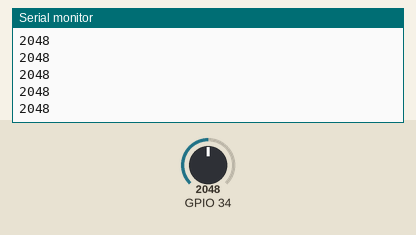
Simulated run of this sketch. Board: ESP32. On the bench: the last lines printed to the serial monitor. The inputs (shaded band) are chosen by the test bench; at power-on: GPIO 34 = 2048.

Above: at 1.2 s.
1.3 s: GPIO 34 set to 2866
At 1.8 s:
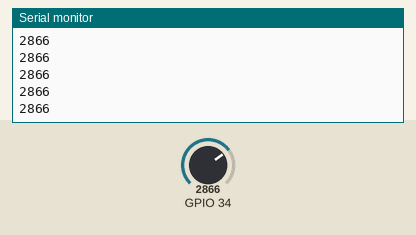
2.8 s: GPIO 34 set to 3603
At 3.4 s:
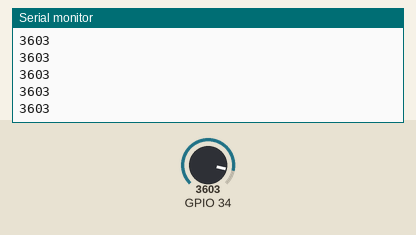
Timing chart, 0 to 5.8 s (numbered marks = the images above; inputs shaded):
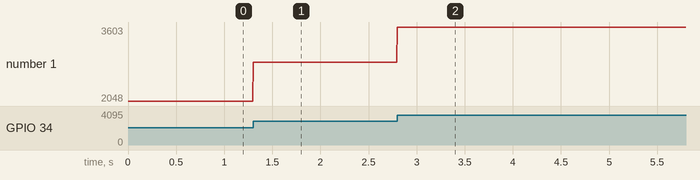

The sketch:

POTT_COT.ino
```cpp
void setup() {
  pinMode(34,INPUT);
  Serial.begin(9600);
}

void loop() {
  int data = analogRead(34);
  Serial.println(data);

}
```

Measured:
- after the input at 1.3 s, the serial monitor: prints a new line at once (image 1)
- after the input at 2.8 s, the serial monitor: prints a new line at once (image 2)
- plotted number 1: 2048 → 2866 after the input at 1.3 s, 2866 → 3603 after the input at 2.8 s
